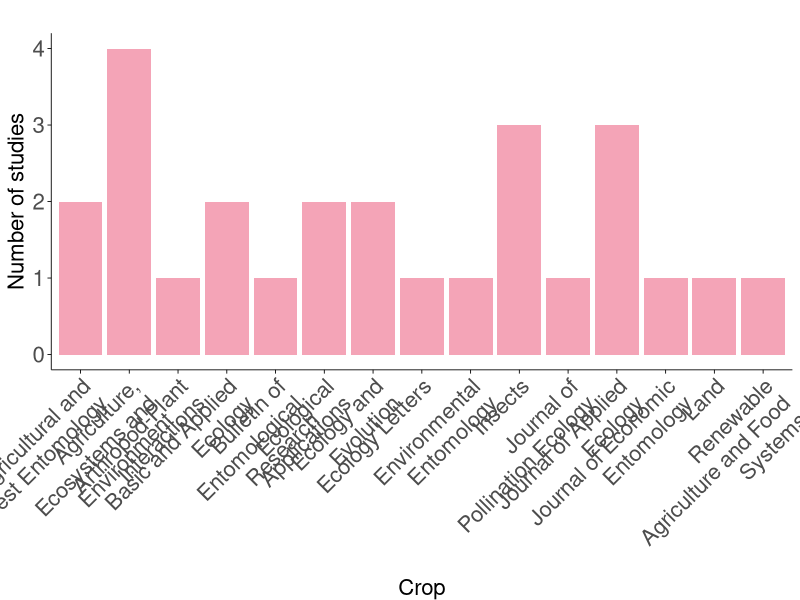

This figure's R source: (Note: this script raises an error after producing the figure.)
################################################################################
#### Ecological Synthesis Lab (SintECO): https://marcomellolab.wordpress.com

#### Authors: Cristina A. Kita, Isabel Alves-dos-Santos, Michael Hrncir, 
#### Sara D. Leonhardt, & Marco A. R. Mello

#### See README for further info:
#### https://github.com/CKita/BeeFlow#readme
################################################################################


################################################################################
############################# JOURNALS #########################################
################################################################################


#Let's get ready for running the code provided here. 

#Set the working directory to the source of this script file  
setwd(dirname(rstudioapi::getActiveDocumentContext()$path))
getwd()

#Delete all previous objects
rm(list= ls())

#Load or install the required packages
if(!require(ggplot2)){
  install.packages("ggplot2")
  library(ggplot2)
}

if(!require(dplyr)){
  install.packages("dplyr")
  library(dplyr)
}

if(!require(stringr)){
  install.packages("stringr")
  library(stringr)
}

# First, let's import and check our data set
articles <- read.csv("../Data/Article.csv", h= T, sep = ",")
class(articles)
str(articles)
head(articles)
tail(articles)

# Count the journals
journal_freq <- articles %>%
  count(Journal) %>%
  arrange(desc(n)) %>%
  rename(Frequency = n)

#Choose the colors of the bar graph 

color <- "#f4a4b7" 

# Plot the bar graph
g1 <- ggplot(journal_freq, aes(x = str_wrap(Journal, width = 20),
                               y = Frequency)) +
  geom_bar(stat = "identity", fill = color) +
  labs(title = "",
       x = "Crop",
       y = "Number of studies") +
  theme_minimal() +
  theme(panel.grid.major = element_blank(),        
        panel.grid.minor = element_blank(),        
        axis.title.x = element_text(vjust = -0.5),         
        axis.title.y = element_text(vjust = 1),
        axis.text.x = element_text(angle = 45, hjust = 1),
        axis.line = element_line(color = "black", size = 0.3), 
        axis.ticks = element_line(color = "black", size = 0.3),  
        axis.title = element_text(size = 16),      
        axis.text = element_text(size = 16))
g1

#Export the bar graph as PNG image.

png("../Figure/journals.png", res = 300,
    width = 5000, height = 2000, unit = "px")

g1

dev.off()

########################### THE END ############################################
